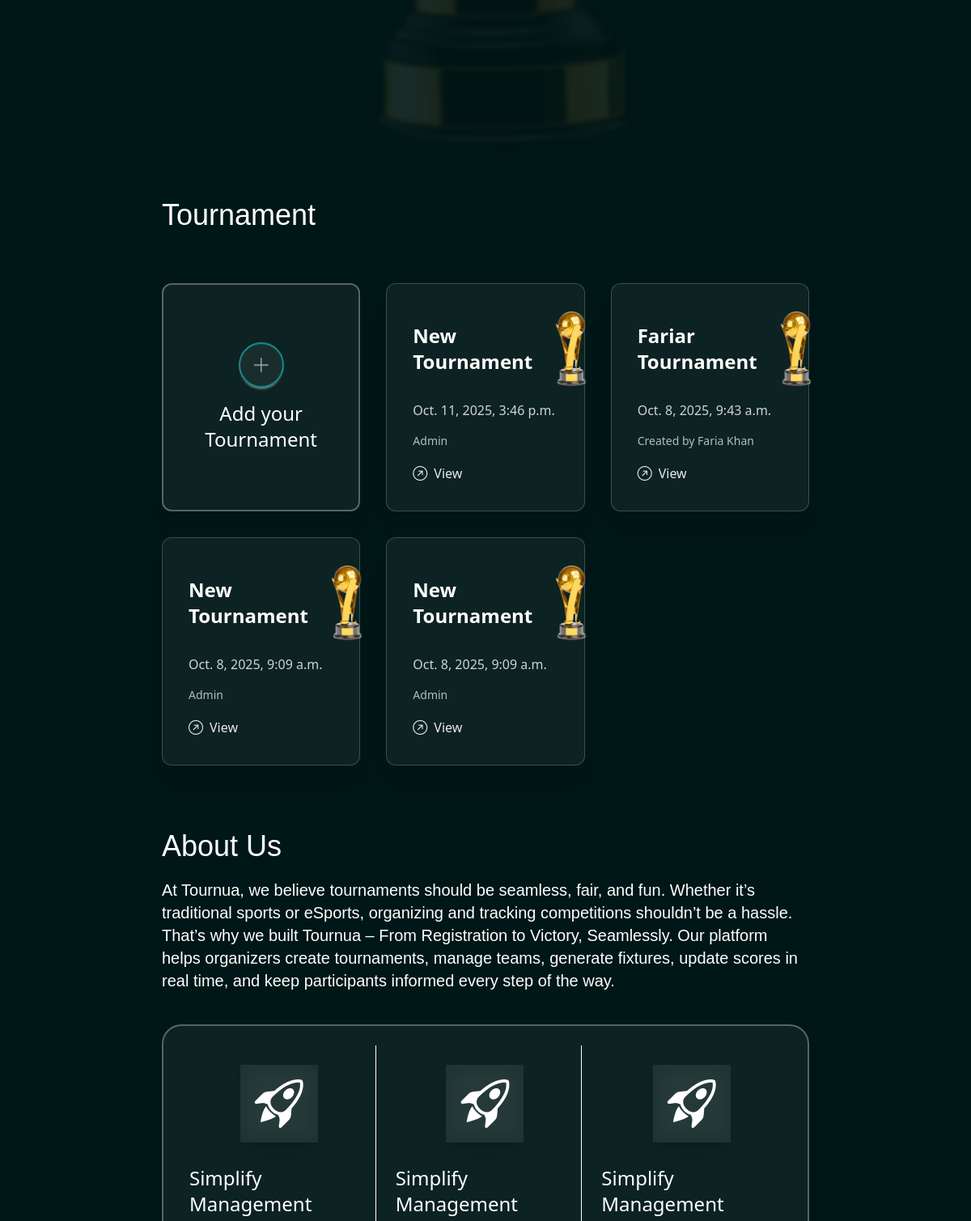
Before: /Tournua/dashboard/ (signed in, middle part) with the older database file.
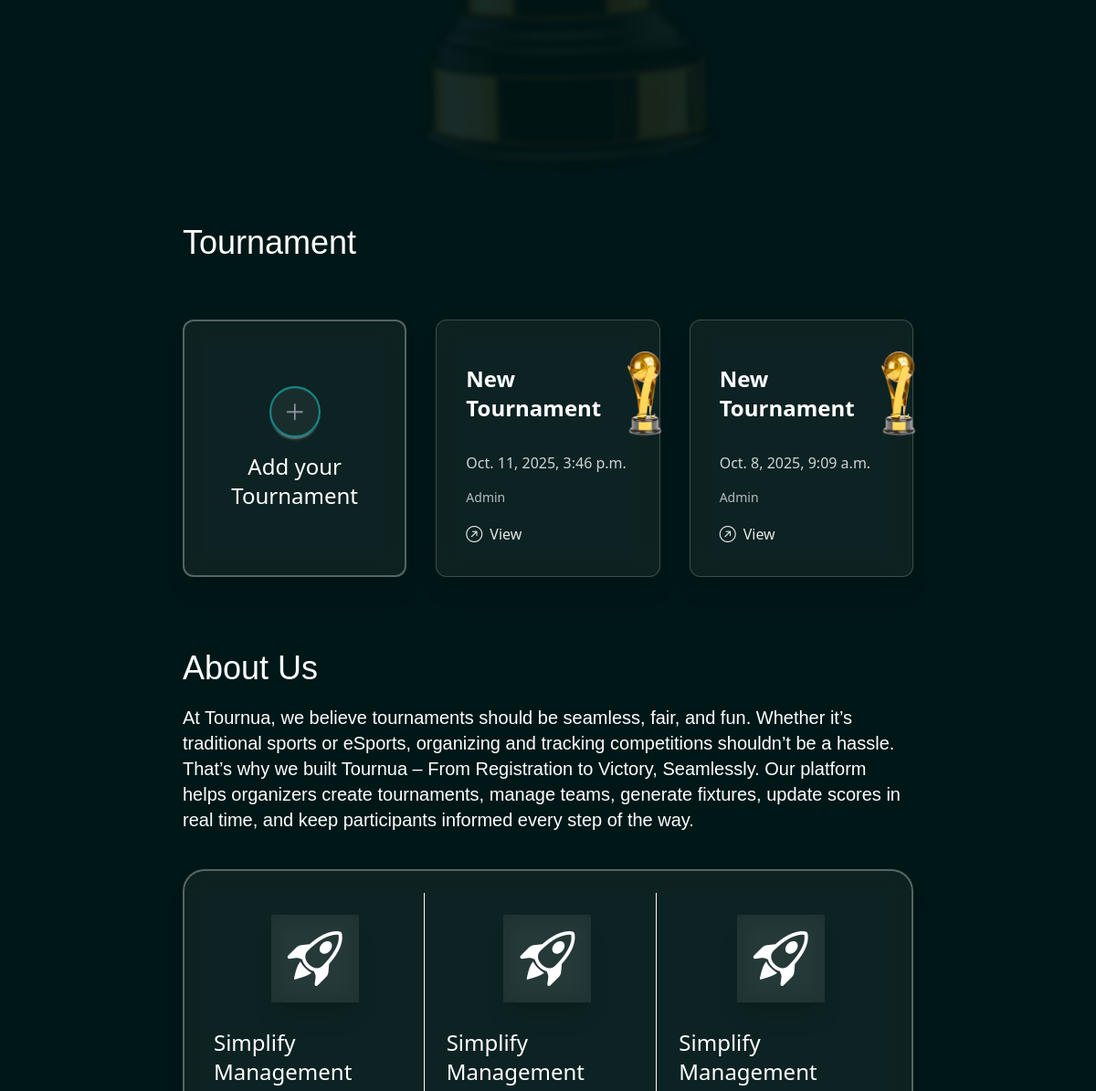
After: the same page with the newer database file.
### tournua/models.py (models this page shows, shortened)
class Tournament(models.Model):
    user = models.ForeignKey(UserAccount, on_delete=models.CASCADE, related_name="tournaments")
    code = models.CharField(max_length=8, unique=True, editable=False)
    name = models.CharField(max_length=200)
    description = models.TextField(blank=True)
    trophy = models.ImageField(upload_to="trophies/", blank=True, null=True)
    tournament_type = models.CharField(max_length=50, choices=[("online", "Online"), ("offline", "Offline")])
    player_type = models.CharField(max_length=50, choices=[("single", "Single"), ("team", "Team")])
    format = models.CharField(max_length=50, choices=[("Knockout", "Knockout"), ("League", "League")])
    num_groups = models.IntegerField(default=2)
    teams_per_group = models.IntegerField(default=4)
    created_at = models.DateTimeField(auto_now_add=True)
    participants = models.ManyToManyField(UserAccount, related_name="joined_tournaments", blank=True)

class UserAccount(models.Model):
    full_name = models.CharField(max_length=150)
    email = models.EmailField(unique=True)
    password = models.CharField(max_length=128)  # will store hashed password
    created_at = models.DateTimeField(auto_now_add=True)

### tournua/views.py (the view)
# urls.py: path("dashboard/", views.dashboard, name="dashboard"),
@never_cache
def dashboard(request):
    user_id = request.session.get("user_id")
    if not user_id:
        return redirect("login")
    user = UserAccount.objects.get(id=user_id)
    name = user.full_name.split(" ")[0]
    own_tournaments = Tournament.objects.filter(user=user)
    joined_tournaments = Tournament.objects.filter(participants=user).exclude(user=user)
    tournaments = own_tournaments | joined_tournaments
    tournaments = tournaments.order_by('-created_at')
    return render(request, "demo.html", {
        "name": name,
        "tournaments": tournaments,
        "user": user
    })

### template/demo.html (shortened to what the changed rows need)
{% load static %}
<!DOCTYPE html>
<html lang="en">
<head>
    <link href="https://cdn.jsdelivr.net/npm/daisyui@5" rel="stylesheet" type="text/css" />
    <script src="https://cdn.jsdelivr.net/npm/@tailwindcss/browser@4"></script>
    <link rel="stylesheet" href="https://cdn.jsdelivr.net/npm/bootstrap-icons@1.13.1/font/bootstrap-icons.min.css">
    <link rel="stylesheet" href="{% static 'css/style.css' %}">
</head>
<body class="bg-[#001717]">
    <main>
        <section class="mb-20">
            <div class="lg:w-8/12 lg:mx-auto h-auto mx-5 grid grid-cols-1 lg:grid-cols-3 gap-8">
                <h1 class="col-span-full text-3xl sm:text-4xl font-cs-gelios text-white mb-8 text-center lg:text-left">
                    Tournament
                </h1>
                {% for i in tournaments %}
                    <div class="w-full max-w-lg mx-auto lg:max-w-md bg-white/5 backdrop-blur-md rounded-xl border border-white/20 shadow-xl p-6 lg:p-8 flex flex-col gap-4">
                        <div class="flex flex-col sm:flex-row sm:items-center sm:justify-between gap-4 sm:gap-0">
                            <p class="text-white text-lg sm:text-xl lg:text-2xl font-semibold">
                                {{i.name}}
                            </p>
                            <img src="{% static 'trophies/Trophy1.png' %}" alt="Trophy" class="w-16 h-16 sm:w-20 sm:h-20 lg:w-24 lg:h-24 object-contain mx-auto sm:mx-0 lg:scale-120">
                        </div>
                        <p class="text-white/80 text-sm sm:text-base">
                            {{i.created_at}}
                        </p>
                        <p class="text-sm text-white/70">
            {% if user.id == i.user.id %}
                Admin
            {% else %}
                Created by {{ i.user.full_name }}
            {% endif %}
        </p>
                        <a href="{% url 'viewTournament' i.id %}" class="inline-flex items-center text-white/90 hover:text-white font-medium text-sm sm:text-base transition-all">
                            <i class="bi bi-arrow-up-right-circle mr-2 text-lg"></i> View
                        </a>
                    </div>
                {% endfor %}
            </div>
        </section>
        <section class="lg:w-8/12 mx-auto h-auto mb-25">
            <div class="mx-5 lg:mx-0 text-center lg:text-left">
                <h1 class="text-4xl font-cs-gelios text-white mb-5">About Us</h1>
            </div>
        </section>
    </main>
</body>
</html>

Changed rows visible on the page:
removed Tournament: name "Fariar Tournament", created_at "Oct. 8, 2025, 9:43 a.m.", user.full_name "Faria Khan"
no longer on one of the page's lists (row unchanged): Tournament: name "New Tournament", created_at "Oct. 8, 2025, 9:09 a.m."
